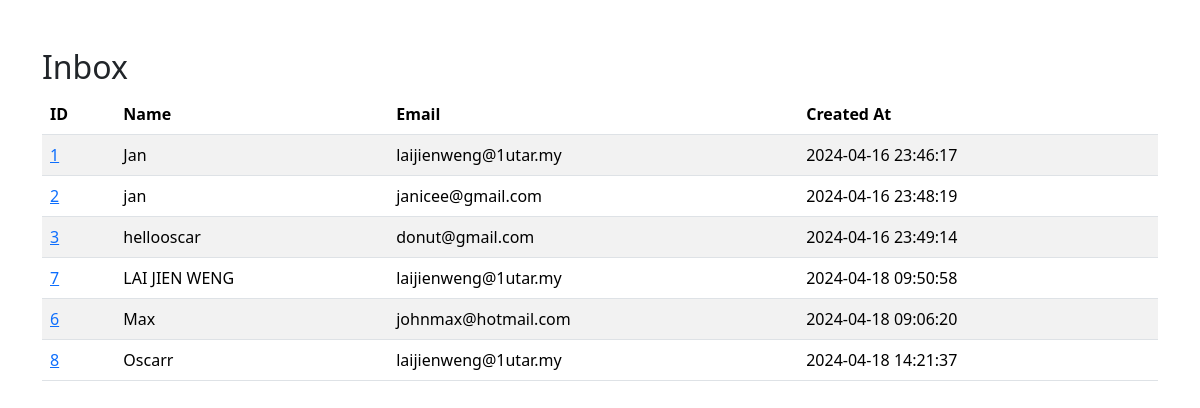
Page /admin/inbox.php on the earlier database version.
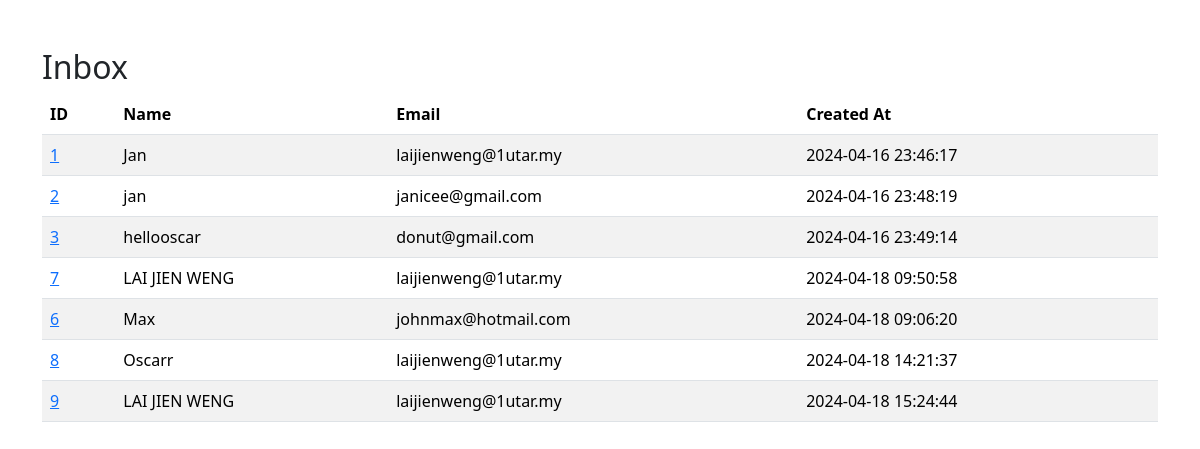
Same page on the later database version.
### tables this page shows
CREATE TABLE `contact_responses` (
  `id` int(11) NOT NULL,
  `name` varchar(255) NOT NULL,
  `email` varchar(255) NOT NULL,
  `message` text NOT NULL,
  `created_at` timestamp NULL DEFAULT current_timestamp()
);

### admin/inbox.php (the view, shortened to what this page needs)
<?php
include("../include/connect.php");
$query = "SELECT * FROM contact_responses";
$result = mysqli_query($con, $query);
?>
<!DOCTYPE html>
<html lang="en">
<head>
    <link href="https://cdn.jsdelivr.net/npm/bootstrap@5.3.3/dist/css/bootstrap.min.css" rel="stylesheet">
</head>
<body>
    <div class="container mt-5">
        <h2>Inbox</h2>
        <table class="table table-striped">
            <thead>
                <tr>
                    <th>ID</th>
                    <th>Name</th>
                    <th>Email</th>
                    <th>Created At</th>
                </tr>
            </thead>
            <tbody>
                <?php while ($row = mysqli_fetch_assoc($result)) { ?>
                    <tr>
                        <td><a href="message_details.php?id=<?php echo $row['id']; ?>"><?php echo $row['id']; ?></a></td>
                        <td><?php echo $row['name']; ?></td>
                        <td><?php echo $row['email']; ?></td>
                        <td><?php echo $row['created_at']; ?></td>
                    </tr>
                <?php } ?>
            </tbody>
        </table>
    </div>
</body>
</html>

Differences in the rows shown:
added contact_responses: id "9", name "LAI JIEN WENG", email "laijienweng@1utar.my", created_at "2024-04-18 15:24:44"
